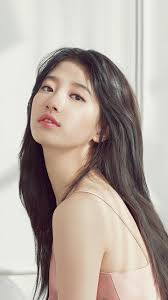
#> input picture images/img1.jpg, 168 x 300 px, found by its file name
$ python '250818_cv2_numpy_복습.py'
#> lines starting #> are read from the running program, lines starting #| are printed output that depends on the picture
# -*- coding: utf-8 -*-
"""
Created on Mon Aug 18 08:54:34 2025

@author: human
"""

# pip install numpy==1.26 opencv-python
#이게 설치가 안될 경우 pip install numpy opencv-python 로 설치 할것
#cv2.imread할때 한글 폴더로 된 경로는 읽지 못함.
#이미지경로를 영문으로 된 폴더로 호출할 것
import cv2
import numpy as np
#이미지 보여줄때 쓰는 패키지
import matplotlib.pyplot as plt
files = [
    "E:/choinamhoe/images/img1.jpg",
    "E:/choinamhoe/images/img2.jpg",
    "E:/choinamhoe/images/img3.jpg"
    ]
cv2.imread(files[0]).shape #이미지 경로는 영문으로 되어야 호출이 가능
cv2.imread(files[1]).shape #이미지 경로는 영문으로 되어야 호출이 가능
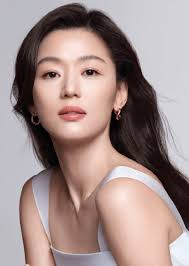
#> input picture images/img2.jpg, 189 x 266 px, found by its file name
cv2.imread(files[2]).shape #이미지 경로는 영문으로 되어야 호출이 가능
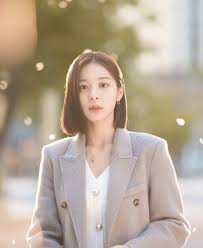
#> input picture images/img3.jpg, 203 x 248 px, found by its file name
imgs = []
for file in files:
    img = cv2.imread(file)
#> img is the input picture: shape (300, 168, 3); mean B, G, R 162.4, 170.6, 182.5
    new_img = cv2.resize(img, (512,512))
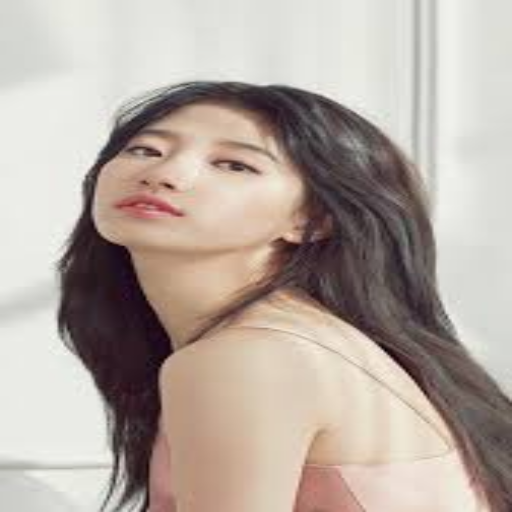
#> new_img: shape (512, 512, 3); mean B, G, R 162.3, 170.5, 182.4
    imgs.append(new_img)
np.array(imgs).shape

arrs = np.array(imgs)
plt.imshow(arrs[0]) # 이럴 경우 rgb색상이 아닌 bgr로 나옴.그래서 rgb색상으로 나오게 하기 위해 [:,:,::-1] 추가
plt.imshow(arrs[1]) # 이럴 경우 rgb색상이 아닌 bgr로 나옴.그래서 rgb색상으로 나오게 하기 위해 [:,:,::-1] 추가
plt.imshow(arrs[2]) # 이럴 경우 rgb색상이 아닌 bgr로 나옴.그래서 rgb색상으로 나오게 하기 위해 [:,:,::-1] 추가

plt.imshow(arrs[0][:,:,::-1])
plt.imshow(arrs[1][:,:,::-1]) # 이럴 경우 rgb색상이 아닌 bgr로 나옴.그래서 rgb색상으로 나오게 하기 위해 [:,:,::-1] 추가
plt.imshow(arrs[2][:,:,::-1]) # 이럴 경우 rgb색상이 아닌 bgr로 나옴.그래서 rgb색상으로 나오게 하기 위해 [:,:,::-1] 추가

#concatrate
imgs_concatenate = []
for file in files:
    #height, width, channel(Blue,Green,Red)
    img = cv2.imread(file)
    #cv2.resize(원하는 width,원하는 height)
    new_img = cv2.resize(img, (512,512))
    imgs_concatenate.append(new_img[np.newaxis])
np.concatenate(imgs_concatenate).shape

arrs_concatenate = np.concatenate(imgs_concatenate)
plt.imshow(arrs_concatenate[0][:,:,::-1])
plt.imshow(arrs_concatenate[1][:,:,::-1]) # 이럴 경우 rgb색상이 아닌 bgr로 나옴.그래서 rgb색상으로 나오게 하기 위해 [:,:,::-1] 추가
plt.imshow(arrs_concatenate[2][:,:,::-1]) # 이럴 경우 rgb색상이 아닌 bgr로 나옴.그래서 rgb색상으로 나오게 하기 위해 [:,:,::-1] 추가
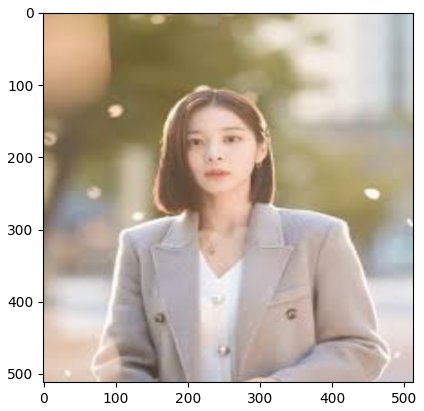
#> figure drawn by matplotlib, 1 panel
